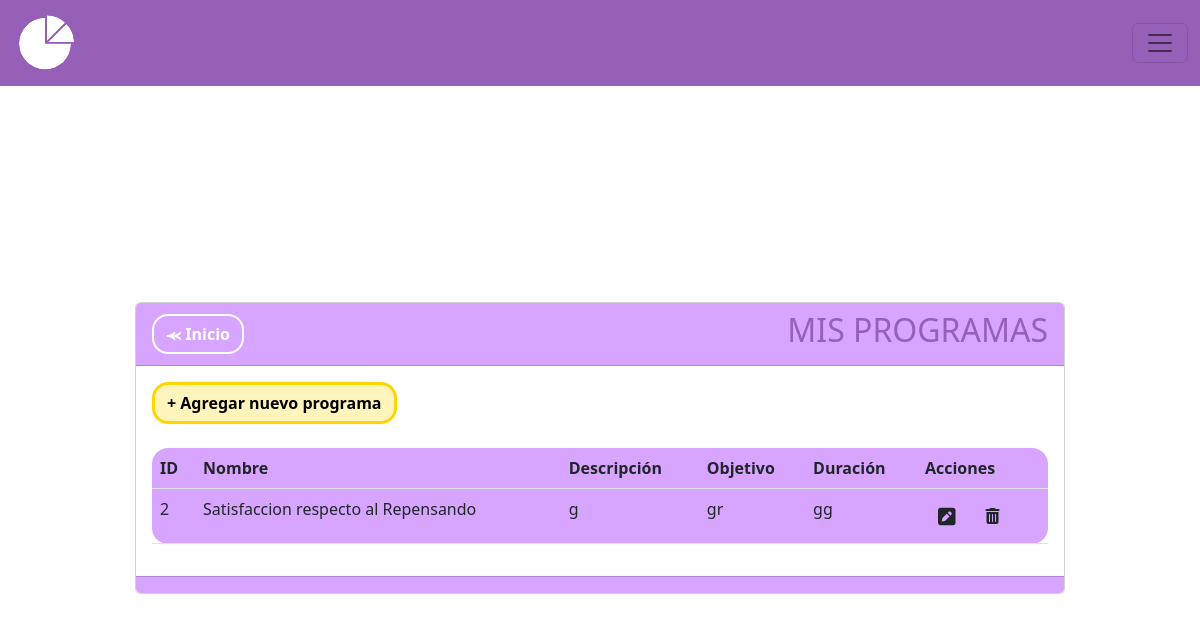
Before: /programas with the older database file.
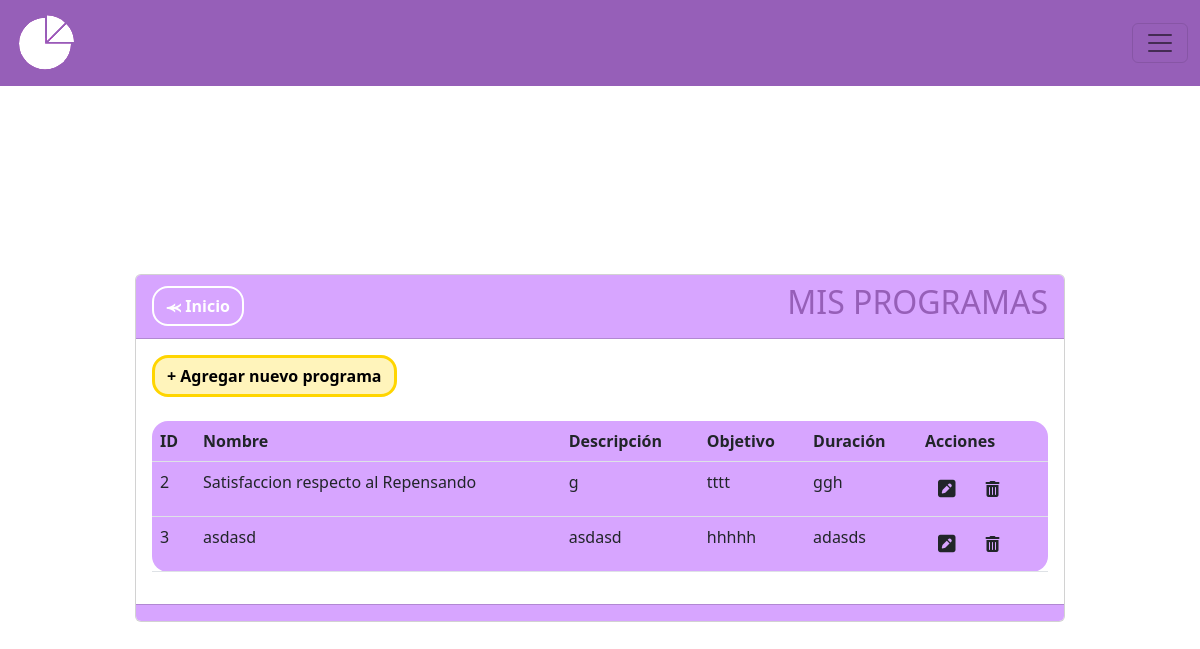
After: the same page with the newer database file.
### MIReApp/models.py (models this page shows, shortened)
class Programa(models.Model):
    id = models.AutoField(primary_key=True)
    nombre = models.CharField(max_length=100,
                              verbose_name='Nombre',
                              unique= True,
                              validators= [
                                  RegexValidator(regex= r'^[a-zA-Z\s]*$',
                                                 message="El nombre no puede contener caracteres especiales.",
                                                 code='invalid_nombre')
                              ])
    descripcion = models.CharField(max_length=50)
    objetivo = models.CharField(max_length=100)
    duracion = models.CharField(max_length=20)

### MIReApp/views.py (the view)
# urls.py: path('programas',views.programas, name='programas'),
def programas(request):
    programs = Programa.objects.all()
    return render(request, 'programas/index.html', {'programas': programs})

### MIReApp/templates/programas/index.html (shortened to what this page needs)
{% extends "base.html" %}
{% block contenido %}
<br>
<br>
<br>
<center>
    <link rel="stylesheet" href="https://cdnjs.cloudflare.com/ajax/libs/font-awesome/6.4.2/css/all.min.css">
    <div class="col-md-10 card" style="text-align: left;">
        <div class="card-header" style="background-color: #D7A5FF;">
            <div style="display: flex; justify-content: space-between; align-items: center;">
                <span>
                    <a href="{% url 'inicio' %}" class="btn btn-secondary rounded-4 fw-bold" style="background-color: transparent; color:white;border-color: white;border-width: 2px;">⪻ Inicio</a>
                </span>
                <span>
                    <h2>MIS PROGRAMAS</h2>
                </span>
            </div>
        </div>
        <div class="card-body">
            <a name="" id="" class="btn fw-bold rounded-4" href="{% url 'crear_programa' %}" style="background-color: #fff4bb;color: #000000;border-color: #ffd500;border-width: 3px;">+ Agregar nuevo programa</a>
            <br>
            <br>
            <div class="table-responsive">
                <table class="table rounded-4" style="background-color: #D7A5FF;">
                    <thead>
                        <tr>
                            <th scope="col">ID</th>
                            <th scope="col">Nombre</th>
                            <th scope="col">Descripción</th>
                            <th scope="col">Objetivo</th>
                            <th scope="col">Duración</th>
                            <th scope="col">Acciones</th>
                        </tr>
                    </thead>
                    <tbody>
                        {% for prog in programas %}
                        <tr class="">
                            <td scope="row">{{ prog.id }}</td>
                            <td>{{ prog.nombre }}</td>
                            <td>{{ prog.descripcion }}</td>
                            <td>{{ prog.objetivo }}</td>
                            <td>{{ prog.duracion }}</td>
                            <td>
                                <a class="btn" href="{% url 'editar_programas' prog.id %}"><i class="fa-solid fa-square-pen fa-lg"></i></a>
                                <a class="btn eliminarIndicador-btn" href="{% url 'eliminar_programas' prog.id %}" data-id="{{ item.id }}" role="button"><i class="fa-solid fa-trash-can"></i></a>
                            </td>
                        </tr>
                        {% endfor %}
                    </tbody>
                </table>
            </div>
        </div>
        <div class="card-footer text-muted" style="background-color: #D7A5FF;">
        </div>
    </div>
</center>
{% endblock %}

Changed rows visible on the page:
changed Programa "Satisfaccion respecto al Repensando": objetivo "gr" → "tttt"; duracion "gg" → "ggh"
added Programa: id "3", nombre "asdasd", descripcion "asdasd", objetivo "hhhhh", duracion "adasds"
